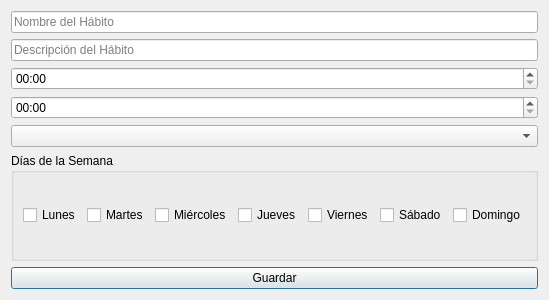
<ui version="4.0">
 <class>EditHabitDialog</class>
 <widget class="QDialog" name="EditHabitDialog">
  <property name="geometry">
   <rect>
    <x>0</x>
    <y>0</y>
    <width>400</width>
    <height>300</height>
   </rect>
  </property>
  <property name="windowTitle">
   <string>Editar Hábito</string>
  </property>
  <layout class="QVBoxLayout" name="verticalLayout">
   <item>
    <widget class="QLineEdit" name="habitNameInput">
     <property name="placeholderText">
      <string>Nombre del Hábito</string>
     </property>
    </widget>
   </item>
   <item>
    <widget class="QLineEdit" name="habitDescriptionInput">
     <property name="placeholderText">
      <string>Descripción del Hábito</string>
     </property>
    </widget>
   </item>
   <item>
    <widget class="QTimeEdit" name="habitStartTimeInput">
     <property name="displayFormat">
      <string>HH:mm</string>
     </property>
    </widget>
   </item>
   <item>
    <widget class="QTimeEdit" name="habitEndTimeInput">
     <property name="displayFormat">
      <string>HH:mm</string>
     </property>
    </widget>
   </item>
   <item>
    <widget class="QComboBox" name="frecuenciaComboBox"/>
   </item>
   <item>
    <widget class="QGroupBox" name="daysOfWeekGroupBox">
     <property name="title">
      <string>Días de la Semana</string>
     </property>
     <layout class="QHBoxLayout" name="horizontalLayout">
      <item>
       <widget class="QCheckBox" name="mondayCheckbox">
        <property name="text">
         <string>Lunes</string>
        </property>
       </widget>
      </item>
      <item>
       <widget class="QCheckBox" name="tuesdayCheckbox">
        <property name="text">
         <string>Martes</string>
        </property>
       </widget>
      </item>
      <item>
       <widget class="QCheckBox" name="wednesdayCheckbox">
        <property name="text">
         <string>Miércoles</string>
        </property>
       </widget>
      </item>
      <item>
       <widget class="QCheckBox" name="thursdayCheckbox">
        <property name="text">
         <string>Jueves</string>
        </property>
       </widget>
      </item>
      <item>
       <widget class="QCheckBox" name="fridayCheckbox">
        <property name="text">
         <string>Viernes</string>
        </property>
       </widget>
      </item>
      <item>
       <widget class="QCheckBox" name="saturdayCheckbox">
        <property name="text">
         <string>Sábado</string>
        </property>
       </widget>
      </item>
      <item>
       <widget class="QCheckBox" name="sundayCheckbox">
        <property name="text">
         <string>Domingo</string>
        </property>
       </widget>
      </item>
     </layout>
    </widget>
   </item>
   <item>
    <widget class="QPushButton" name="saveButton">
     <property name="text">
      <string>Guardar</string>
     </property>
    </widget>
   </item>
  </layout>
 </widget>
 <resources/>
 <connections/>
</ui>
